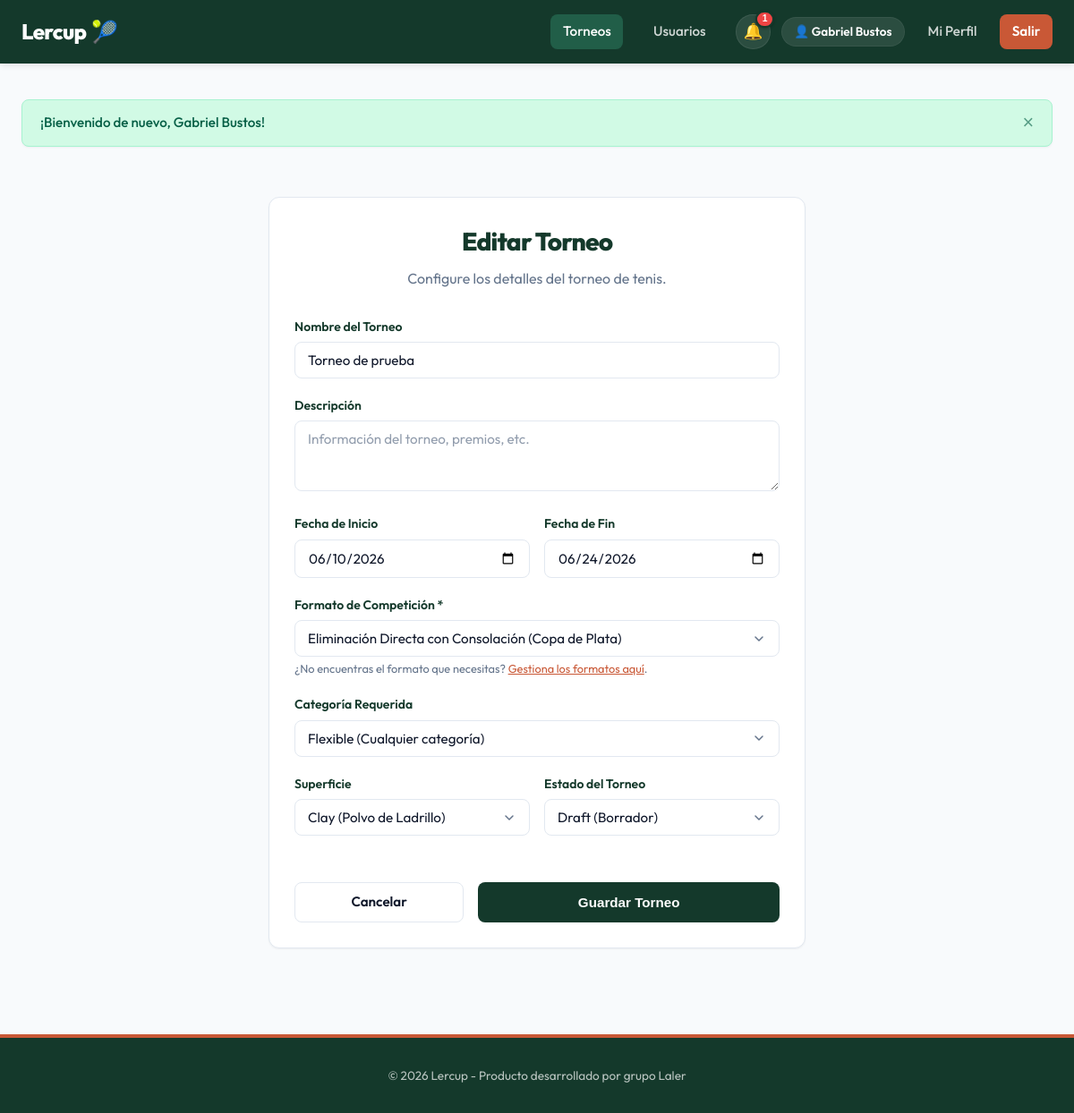
/tournaments/edit/2 (signed in), run on the app's committed database.
### app/models/user.py (models this page shows)
class User(SQLModel, table=True):
    id: Optional[int] = Field(default=None, primary_key=True)
    email: str = Field(index=True, unique=True, nullable=False)
    hashed_password: str = Field(nullable=False)
    full_name: str = Field(nullable=False)
    city: Optional[str] = Field(default=None)
    phone_number: Optional[str] = Field(default=None)
    avatar_url: Optional[str] = Field(default=None)
    is_admin: bool = Field(default=False)
    role: str = Field(default="player") # player, tournament_admin, admin
    created_at: datetime = Field(default_factory=datetime.utcnow)
    profiles: List["PlayerProfile"] = Relationship(
        back_populates="user",
        sa_relationship_kwargs={"cascade": "all, delete-orphan"}
    )
    registrations: List["TournamentRegistration"] = Relationship(
        back_populates="user",
        sa_relationship_kwargs={"cascade": "all, delete-orphan"}
    )
    created_tournaments: List["Tournament"] = Relationship(
        back_populates="creator"
    )

### app/models/tournament.py (models this page shows)
class Tournament(SQLModel, table=True):
    id: Optional[int] = Field(default=None, primary_key=True)
    name: str = Field(nullable=False)
    description: Optional[str] = Field(default=None)
    start_date: datetime = Field(nullable=False)
    end_date: datetime = Field(nullable=False)
    surface: str = Field(default="clay")  # clay, grass, hard, indoor
    status: str = Field(default="draft")  # draft, ongoing, finished
    creator_id: int = Field(foreign_key="user.id", nullable=False)
    format_id: Optional[int] = Field(foreign_key="tournamentformat.id", default=None, nullable=True)
    sport: str = Field(default="tennis", index=True, nullable=False)  # tennis, padel, etc.
    category: str = Field(default="flexible", nullable=False) # flexible, Primera, A, B1, B2, C, D
    created_at: datetime = Field(default_factory=datetime.utcnow)
    creator: "User" = Relationship(back_populates="created_tournaments")
    format: Optional["TournamentFormat"] = Relationship()
    registrations: List["TournamentRegistration"] = Relationship(
        back_populates="tournament",
        sa_relationship_kwargs={"cascade": "all, delete-orphan"}
    )
    matches: List["Match"] = Relationship(
        back_populates="tournament",
        sa_relationship_kwargs={"cascade": "all, delete-orphan"}
    )
    group_rounds: List["GroupRound"] = Relationship(
        back_populates="tournament",
        sa_relationship_kwargs={"cascade": "all, delete-orphan"},
    )

### app/models/tournament_format.py (models this page shows)
class TournamentFormat(SQLModel, table=True):
    id: Optional[int] = Field(default=None, primary_key=True)
    name: str = Field(nullable=False)
    description: Optional[str] = Field(default=None)
    format_type: str = Field(default="groups_to_playoffs")  # groups_to_playoffs, elimination_with_consolation
    groups_count: int = Field(default=2)
    gold_qualifiers: int = Field(default=2)
    silver_qualifiers: int = Field(default=2)
    bronze_qualifiers: int = Field(default=1)
    has_third_place: bool = Field(default=True)

### app/routes/web/tournaments.py (the view)
@router.get("/edit/{tournament_id}")
def get_edit_tournament(
    tournament_id: int,
    request: Request,
    db: Session = Depends(get_session),
    admin_user: User = Depends(require_tournament_admin)
):
    tournament = TournamentService.get_tournament_by_id(db, tournament_id)
    if not tournament:
        flash(request, "Torneo no encontrado.", "danger")
        return RedirectResponse(url="/tournaments", status_code=303)
    start_date_str = tournament.start_date.strftime("%Y-%m-%d")
    end_date_str = tournament.end_date.strftime("%Y-%m-%d")
    formats = FormatService.get_all_formats(db)
    return render_template(request, db, "tournaments/form.html", {
        "edit_mode": True,
        "tournament": tournament,
        "start_date_str": start_date_str,
        "end_date_str": end_date_str,
        "formats": formats,
        "active_page": "tournaments"
    })

### app/templates/tournaments/form.html (shortened to what this page needs)
{% extends "base.html" %}
{% block content %}
<div class="auth-wrapper" style="max-width: 600px;">
    <div class="card">
        <h1 style="font-size: 1.75rem; margin-bottom: 0.5rem; text-align: center;">
            {% if edit_mode %}Editar Torneo{% else %}Crear Nuevo Torneo{% endif %}
        </h1>
        <p style="color: var(--text-muted); text-align: center; margin-bottom: 2rem;">
            Configure los detalles del torneo de tenis.
        </p>
        <form action="{% if edit_mode %}/tournaments/edit/{{ tournament.id }}{% else %}/tournaments/create{% endif %}" method="post">
            <div class="form-group">
                <label for="name">Nombre del Torneo</label>
                <input type="text" id="name" name="name" class="form-control" placeholder="Ej. Abierto de Primavera Lercup" required value="{% if edit_mode %}{{ tournament.name }}{% else %}{{ name or '' }}{% endif %}">
            </div>
            <div class="form-group">
                <label for="description">Descripción</label>
                <textarea id="description" name="description" class="form-control" rows="3" placeholder="Información del torneo, premios, etc."></textarea>
            </div>
            <div style="display: grid; grid-template-columns: 1fr 1fr; gap: 1rem;">
                <div class="form-group">
                    <label for="start_date">Fecha de Inicio</label>
                    <input type="date" id="start_date" name="start_date" class="form-control" required value="{% if edit_mode %}{{ start_date_str }}{% endif %}">
                </div>
                <div class="form-group">
                    <label for="end_date">Fecha de Fin</label>
                    <input type="date" id="end_date" name="end_date" class="form-control" required value="{% if edit_mode %}{{ end_date_str }}{% endif %}">
                </div>
            </div>
            <div class="form-group">
                <label for="format_id">Formato de Competición *</label>
                <select id="format_id" name="format_id" class="form-control" required>
                    {% for fmt in formats %}
                    <option value="{{ fmt.id }}" {% if edit_mode and tournament.format_id == fmt.id %}selected{% endif %}>{{ fmt.name }}</option>
                    {% endfor %}
                </select>
                <small style="color: var(--text-muted); font-size: 0.8rem; margin-top: 0.25rem; display: block;">
                    ¿No encuentras el formato que necesitas? <a href="/tournaments/formats" style="color: var(--accent-color); text-decoration: underline;">Gestiona los formatos aquí</a>.
                </small>
            </div>
            <div class="form-group">
                <label for="category">Categoría Requerida</label>
                <select id="category" name="category" class="form-control">
                    <option value="flexible" {% if (edit_mode and tournament.category == 'flexible') or (not edit_mode and category == 'flexible') or (not edit_mode and not category) %}selected{% endif %}>Flexible (Cualquier categoría)</option>
                </select>
            </div>
            <div style="display: grid; grid-template-columns: 1fr 1fr; gap: 1rem;">
                <div class="form-group">
                    <label for="surface">Superficie</label>
                    <select id="surface" name="surface" class="form-control">
                        <option value="clay" {% if edit_mode and tournament.surface == 'clay' %}selected{% endif %}>Clay (Polvo de Ladrillo)</option>
                    </select>
                </div>
                <div class="form-group">
                    <label for="status">Estado del Torneo</label>
                    <select id="status" name="status" class="form-control">
                        <option value="draft" {% if edit_mode and tournament.status == 'draft' %}selected{% endif %}>Draft (Borrador)</option>
                    </select>
                </div>
            </div>
            <div style="display: flex; gap: 1rem; margin-top: 2rem;">
                <a href="/tournaments" class="btn btn-outline" style="flex: 1; text-align: center;">Cancelar</a>
                <button type="submit" class="btn btn-primary" style="flex: 2;">Guardar Torneo</button>
            </div>
        </form>
    </div>
</div>
{% endblock %}

### app/templates/base.html (shortened to what this page needs)
<!DOCTYPE html>
<html lang="es">
<head>
    <link rel="stylesheet" href="/static/css/app.css">
</head>
<body>
    <header>
        <div class="navbar">
            <a href="/" class="nav-brand">
                Lercup<span>🎾</span>
            </a>
            <nav>
                <ul class="nav-menu">
                    <li><a href="/tournaments" class="nav-link {% if active_page == 'tournaments' %}active{% endif %}">Torneos</a></li>
                    <li><a href="/users" class="nav-link {% if active_page == 'users' %}active{% endif %}">Usuarios</a></li>
                    {% if current_user %}
                        <li class="nav-actions-group">
                            <div class="notification-menu">
                                <button type="button" class="notification-bell" aria-label="Notificaciones{% if unread_notification_count > 0 %} ({{ unread_notification_count }} sin leer){% endif %}" aria-expanded="false">
                                    <span class="notification-bell-icon" aria-hidden="true">🔔</span>
                                    {% if unread_notification_count > 0 %}
                                        <span class="notification-badge" aria-hidden="true">{{ unread_notification_count }}</span>
                                    {% endif %}
                                </button>
                            </div>
                            <div class="user-menu">
                                <span class="user-badge">👤 {{ current_user.full_name }}</span>
                                <a href="/users/profile/{{ current_user.id }}" class="nav-link {% if active_page == 'profile' %}active{% endif %}">Mi Perfil</a>
                                <a href="/auth/logout" class="nav-link nav-btn">Salir</a>
                            </div>
                        </li>
                    {% else %}
                        <li><a href="/auth/login" class="nav-link">Iniciar Sesión</a></li>
                        <li><a href="/auth/register" class="nav-link nav-btn">Registrarse</a></li>
                    {% endif %}
                </ul>
            </nav>
        </div>
    </header>
    <main>
        {% if messages %}
            <div class="alerts-container">
                {% for msg in messages %}
                    <div class="alert alert-{{ msg.type }}">
                        <span>{{ msg.text }}</span>
                        <button class="close-btn">&times;</button>
                    </div>
                {% endfor %}
            </div>
        {% endif %}
        {% block content %}
        {% endblock %}
    </main>
    <footer>
        <p>&copy; 2026 Lercup - Producto desarrollado por grupo Laler</p>
    </footer>
</body>
</html>

### data on the page
User: full_name "Gabriel Bustos"
Tournament: name "Torneo de prueba", format_id "Eliminación Directa con Consolación (Copa de Plata)", category "Flexible (Cualquier categoría)", surface "Clay (Polvo de Ladrillo)", status "Draft (Borrador)"

### other printed values
{{ unread_notification_count }} "1"
{{ msg.text }} "¡Bienvenido de nuevo, Gabriel Bustos!"
